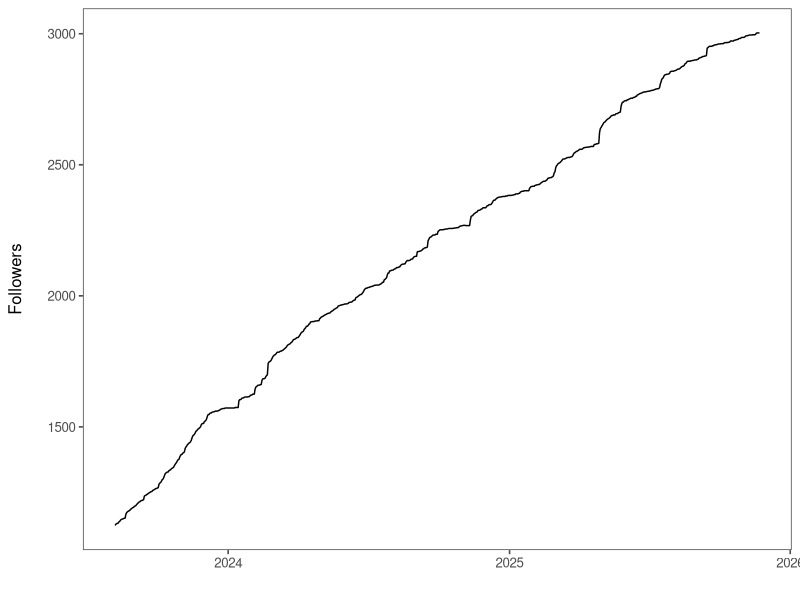
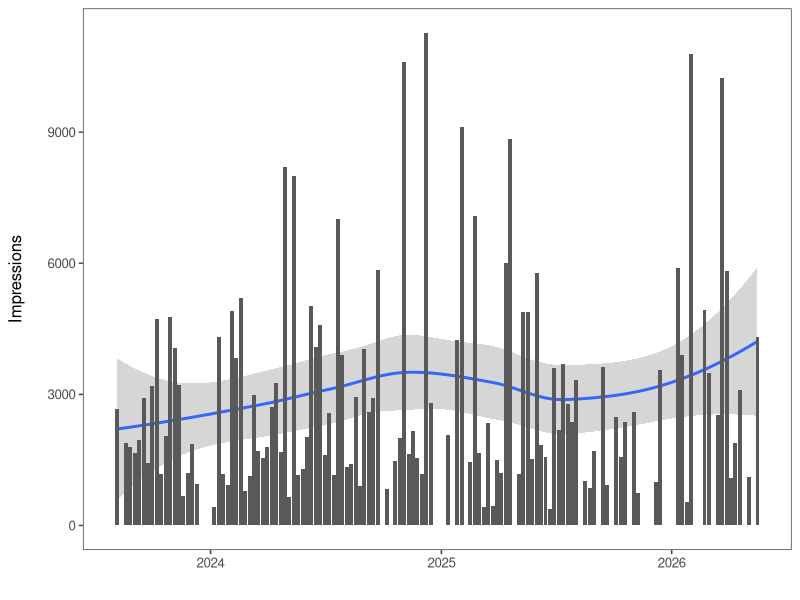
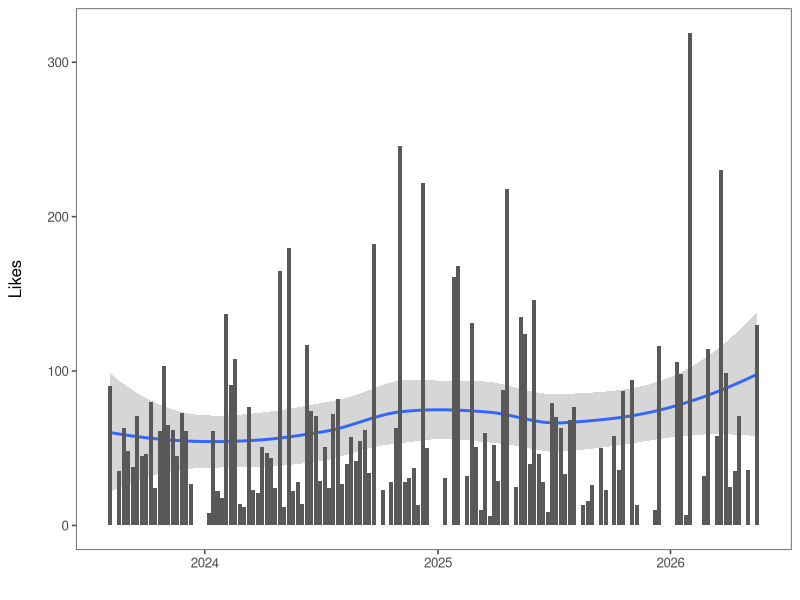
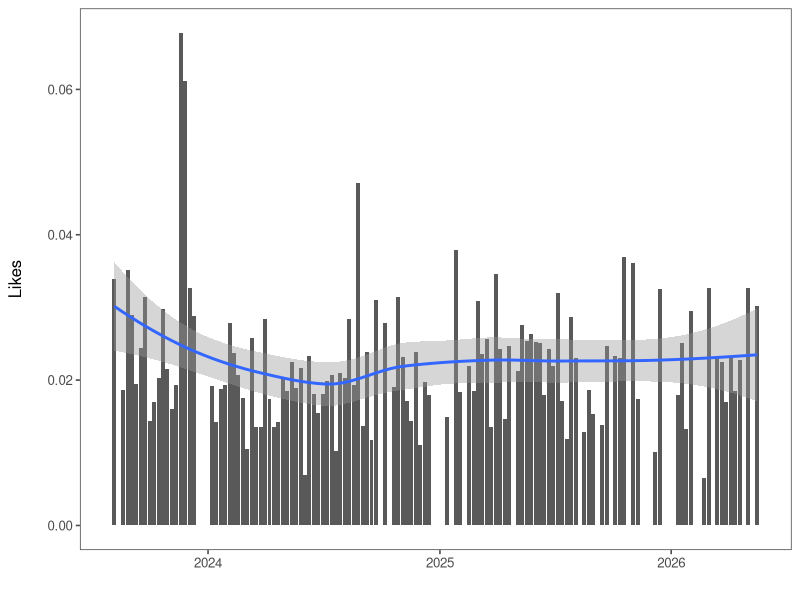
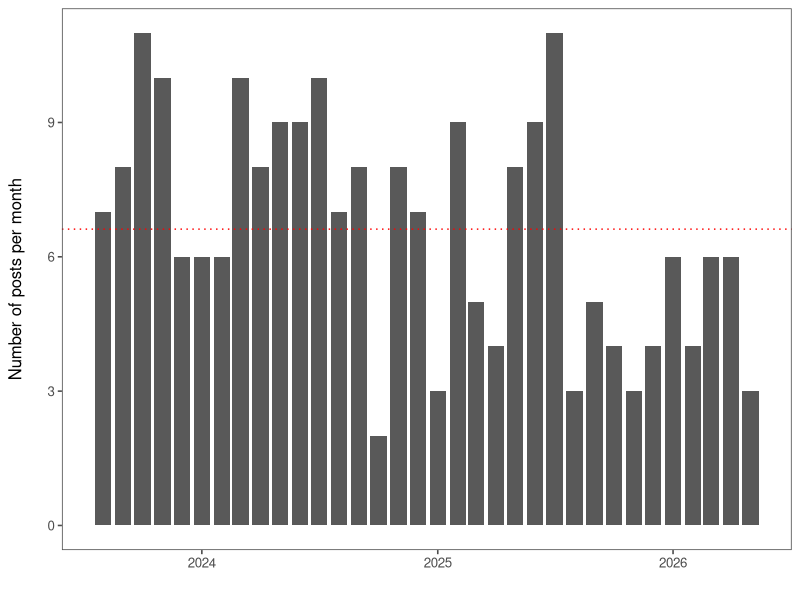
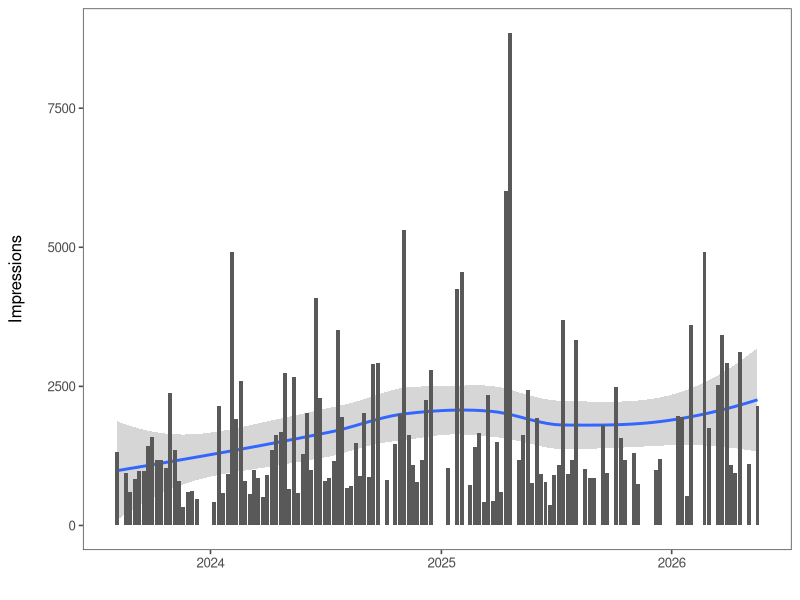
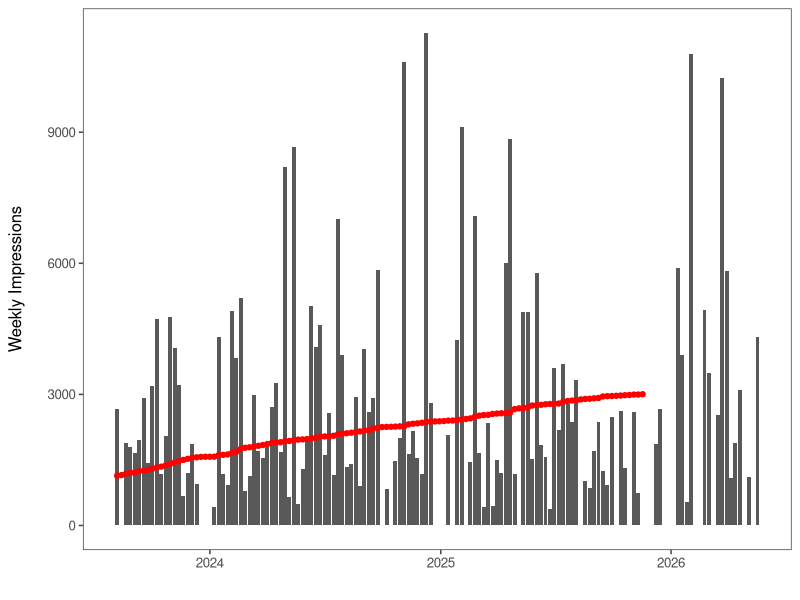
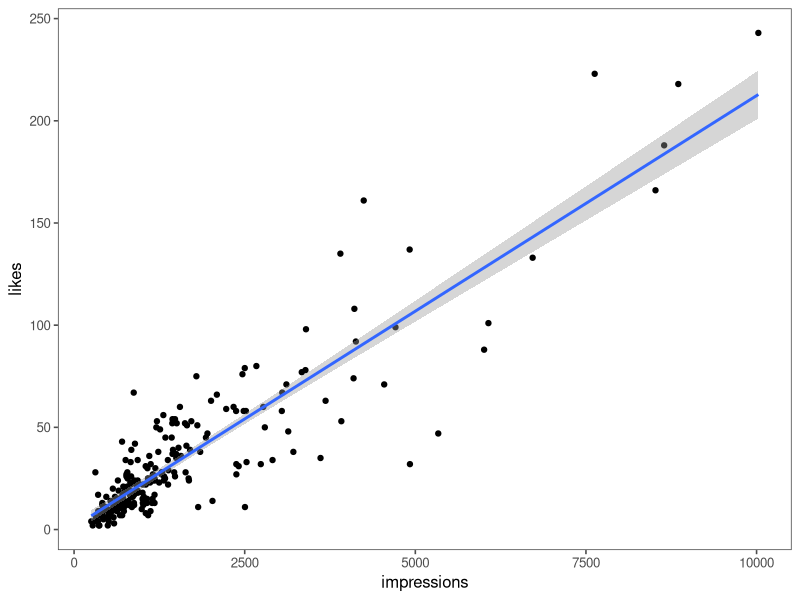

Source code (R) for these figures, in order:
## ---- chunk 1
library(tidyverse)
library(lubridate)
library(ggthemes)

followers  <- read_csv("clean-data/new-followers.csv")
content_posts  <- read_csv("clean-data/content_posts-overview.csv")
content_overview  <- read_csv("clean-data/content_posts-overview.csv")
visitors  <- read_csv("clean-data/visitors-overview.csv")
## ---- chunk 2
followers |>
  ggplot(aes(x = date, y = cumulative_followers)) +
  geom_line() +
  labs(
    x = "",
    y = "Followers\n"
  ) +
    theme_few()
## ---- chunk 3
# impressions over time
content_overview %>%
  group_by(month = floor_date(date, "week")) %>%
  summarise(
    sum_value = sum(impressions, na.rm = TRUE),
    mean_value = mean(impressions, na.rm = TRUE),
    .groups = "drop"
  ) |>
  ggplot(aes(x = month, y = sum_value)) +
  geom_smooth() +
  geom_col() +
  labs(
    x = "",
    y = "Impressions\n"
  ) +
  theme_few()
## ---- chunk 4
content_overview %>%
  group_by(month = floor_date(date, "week")) %>%
  summarise(
    sum_value = sum(likes, na.rm = TRUE),
    mean_value = mean(likes, na.rm = TRUE),
    .groups = "drop"
  ) |>
  ggplot(aes(x = month, y = sum_value)) +
  geom_smooth() +
  geom_col() +
  labs(
    x = "",
    y = "Likes\n"
  ) +
  theme_few()
## ---- chunk 5
content_overview  |> 
  group_by(month = floor_date(date, "week")) %>%
  summarise(
    sum_likes = sum(likes, na.rm = TRUE),
    sum_impressions = sum(impressions, na.rm = TRUE),
    .groups = "drop"
  ) |> 
  mutate(likes_per_impression = sum_likes/sum_impressions) |>
  ggplot(aes(x = month, y = likes_per_impression))  +
    geom_col() +
  geom_smooth() +
  labs(
    x = "",
    y = "Likes\n"
  ) +
  theme_few()
## ---- chunk 6
mean_n_posts  <- content_overview %>%
  group_by(month = floor_date(date, "month")) %>%
  count() |> 
  ungroup() |> 
  summarise(mean_posts = mean(n)) |> 
  pull()

content_overview %>%
  group_by(month = floor_date(date, "month")) %>%
  count() |> 
  ggplot(aes(x = month, y = n)) +
  geom_col() +
  geom_hline(yintercept = mean_n_posts, color = "red", linetype = "dotted") +
  labs(
    x = "",
    y = "Number of posts per month\n"
  ) +
  theme_few()
## ---- chunk 7
content_overview %>%
  group_by(month = floor_date(date, "week")) %>%
  summarise(n_posts = n(),
  impression = sum(impressions)) |> 
    mutate(impressions_per_post = impression/n_posts) |> 
  ggplot(aes(x = month, y = impressions_per_post)) +
  geom_smooth() +
  geom_col() +
  labs(x = "",
  y = "Impressions\n") +
  theme_few()
## ---- chunk 8
followers_week  <- followers |> 
  mutate(week = floor_date(date, unit = "week", week_start = 1)) |> 
  group_by(week) |> 
  slice_max(cumulative_followers) |> 
  distinct(week, .keep_all = TRUE)  |> 
  select(week, cumulative_followers)

content_week  <- content_overview |> 
  mutate(week = floor_date(date, unit = "week", week_start = 1)) |> 
  group_by(week) |> 
  summarise(total_impressions = sum(impressions))

merge_week  <- followers_week |> 
  left_join(content_week)

merge_week  |> 
  ggplot() +
  geom_col(data = content_week, aes(x = week, y = total_impressions)) +
  geom_point(data = followers_week, aes(x = week, y = cumulative_followers), color = "red") +
  labs(x = "",
  y = "Weekly Impressions\n") +
    theme_few()

cor_data  <- merge_week |> 
  drop_na()

cor(cor_data$cumulative_followers, cor_data$total_impressions)
## ---- chunk 9
impressions_deepdive  <- content_overview |> 
  mutate(week = floor_date(date, unit = "week", week_start = 1)) |> 
  group_by(week) |> 
  mutate(total_impressions = sum(impressions)) |> 
  filter(total_impressions > 7000)
## ---- chunk 10
content_overview |> 
  ggplot(aes(x = impressions, y = likes)) +
  geom_point() +
  geom_smooth(method = "lm") +
  theme_few()

cor(content_overview$impressions, content_overview$likes)
## ---- chunk 11
content_overview_less7k <- content_overview |> 
  filter(impressions < 7000)

content_overview_less7k |> 
  ggplot(aes(x = impressions, y = likes)) +
  geom_point() +
  geom_smooth(method = "lm") +
  theme_few()

cor(content_overview_less7k$impressions, content_overview_less7k$likes)
## ---- chunk 12
paste0("Correlation Impressions / Likes: ", cor(content_overview$impressions, content_overview$likes))
paste0("Correlation Impressions / Comments: ", cor(content_overview$impressions, content_overview$comments))
paste0("Correlation Impressions / Reposts: ", cor(content_overview$impressions, content_overview$reposts))
paste0("Correlation Impressions / Clicks: ", cor(content_overview$impressions, content_overview$clicks))
paste0("Correlation Impressions / Engagement Rate: ", cor(content_overview$impressions, content_overview$engagement_rate))
## ---- chunk 13
# filter top 10 posts according to likes
content_posts |> 
  slice_max(likes, n = 5) |> 
  select(post_title, likes) |> 
  knitr::kable(format = "html")
## ---- chunk 14
# filter top 10 posts according to likes
content_posts |> 
  slice_max(reposts, n = 5) |> 
  select(post_title, reposts) |> 
  knitr::kable(format = "html")
## ---- chunk 15
content_posts |>
  slice_max(engagement_rate, n = 5) |>
  select(post_title, engagement_rate) |>
  arrange(desc(engagement_rate)) |>
  knitr::kable(format = "html")
## ---- chunk 16
content_overview |>
  slice_max(n = 5, order_by = click_through_rate_ctr) |>
  select(post_title, click_through_rate_ctr) |>
  knitr::kable(format = "html")
## ---- chunk 17
hist(content_overview$click_through_rate_ctr, main = "Distribution of CTR", xlab = "Click Through Rate")
## ---- chunk 18
content_overview |>
  ggplot(aes(x = impressions, y = click_through_rate_ctr)) +
  geom_point() +
  geom_smooth(method = "lm") +
  labs(x = "\nImpressions", y = "Click Through Rate\n") +
  theme_few()

paste0("Correlation: ", cor(content_overview$impressions, content_overview$click_through_rate_ctr))
round(quantile(x = content_overview$click_through_rate_ctr, probs = seq(0,1,.1)), digits = 2)
## ---- chunk 19
click_through_no_outliers  <- content_overview |>
  filter(click_through_rate_ctr < 0.4)

click_through_no_outliers |>
  ggplot(aes(x = impressions, y = click_through_rate_ctr)) +
  geom_point() +
  geom_smooth(method = "lm") +
  labs(x = "\nImpressions", y = "Click Through Rate\n") +
  theme_few()

paste0("Correlation: ", cor(click_through_no_outliers$impressions, click_through_no_outliers$click_through_rate_ctr))
## ---- chunk 20
visitors |>
  group_by(week = floor_date(date, "week")) |>
  summarise(page_views = sum(total_page_views, na.rm = TRUE), .groups = "drop") |>
  ggplot(aes(x = week, y = page_views)) +
  geom_col() +
  geom_smooth() +
  labs(
    x = "",
    y = "Page views\n"
  ) +
  theme_few()
## ---- chunk 21
visitors |>
  group_by(week = floor_date(date, "week")) |>
  summarise(unique_visitors = sum(total_unique_visitors, na.rm = TRUE), .groups = "drop") |>
  ggplot(aes(x = week, y = unique_visitors)) +
  geom_col() +
  geom_smooth() +
  labs(
    x = "",
    y = "Unique visitors\n"
  ) +
  theme_few()
## ---- chunk 22
visitors |>
  group_by(week = floor_date(date, "week")) |>
  summarise(
    Overview = sum(overview_page_views, na.rm = TRUE),
    Life = sum(life_page_views, na.rm = TRUE),
    Jobs = sum(jobs_page_views, na.rm = TRUE),
    .groups = "drop"
  ) |>
  pivot_longer(-week, names_to = "subpage", values_to = "page_views") |>
  ggplot(aes(x = week, y = page_views, fill = subpage)) +
  geom_col() +
  labs(
    x = "",
    y = "Page views\n",
    fill = ""
  ) +
  theme_few()
## ---- chunk 23
visitors |>
  group_by(week = floor_date(date, "week")) |>
  summarise(
    Desktop = sum(total_page_views_desktop, na.rm = TRUE),
    Mobile = sum(total_page_views_mobile, na.rm = TRUE),
    .groups = "drop"
  ) |>
  pivot_longer(-week, names_to = "device", values_to = "page_views") |>
  ggplot(aes(x = week, y = page_views, fill = device)) +
  geom_col() +
  labs(
    x = "",
    y = "Page views\n",
    fill = ""
  ) +
  theme_few()
